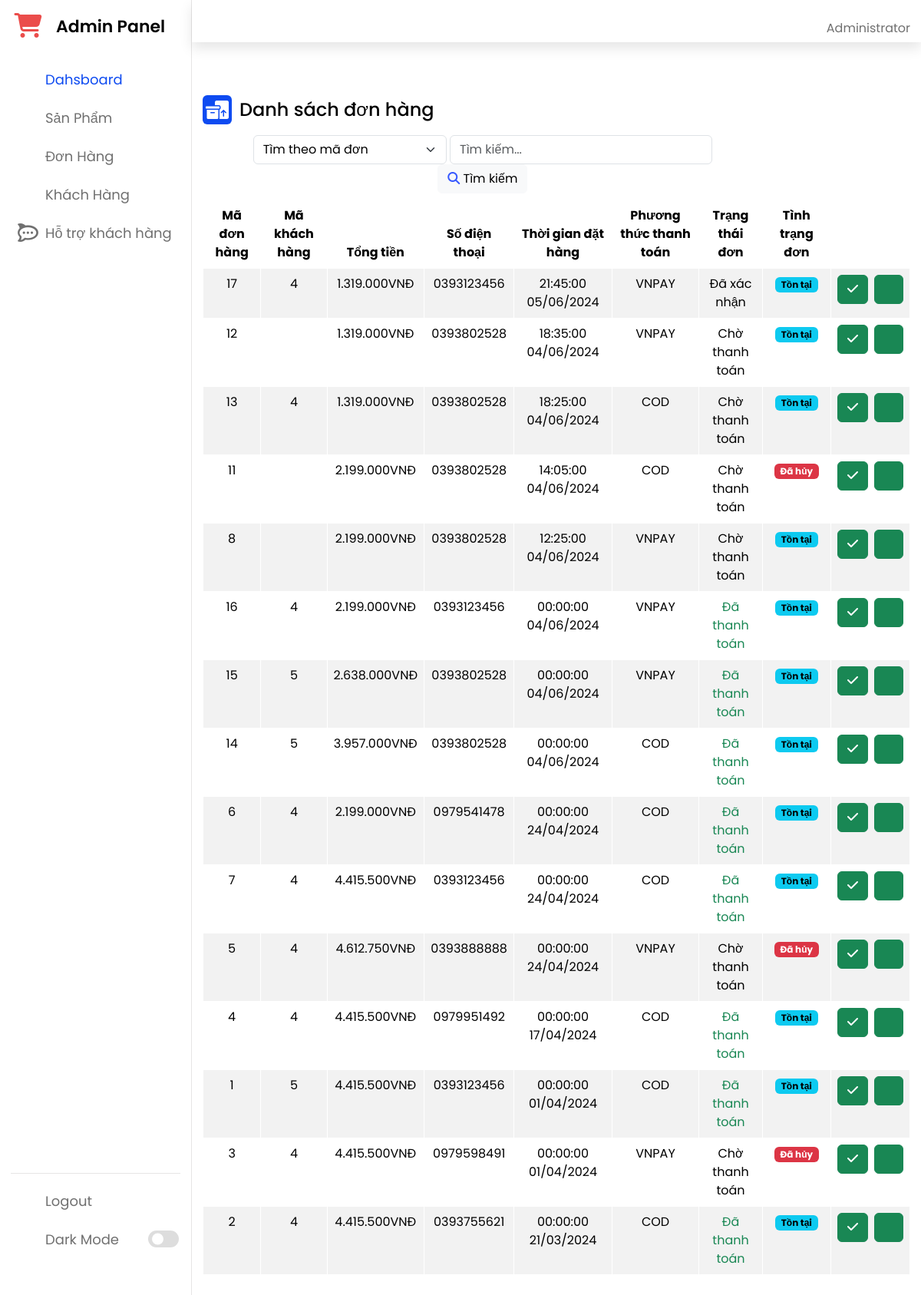
The page /admin/order-management.php (signed in) on the database its author committed.
### tables this page shows
CREATE TABLE `tbl_invoice` (
  `invoice_id` int NOT NULL,
  `customer_id` int DEFAULT NULL,
  `total` bigint NOT NULL,
  `date` datetime NOT NULL,
  `note` enum('Đã thanh toán','Chờ thanh toán','Đã xác nhận') NOT NULL,
  `address` varchar(200) NOT NULL,
  `phone` int NOT NULL,
  `payment_method` enum('COD','VNPAY') NOT NULL,
  `cancelled` enum('Yes','No') NOT NULL
);

### admin/order-management.php (the view, shortened to what this page needs)
<?php require_once('header.php');
?>
<div class="activity">
    <div class="title">
        <i class="fa-solid fa-boxes-packing" style="height: 38px;width: 38px;"></i>
        <span class="text">Danh sách đơn hàng</span>
    </div>
    <div class="activity-data">
        <table class="table table-bordered table-striped">
            <thead>
                <tr>
                    <td colspan="7">
                        <form action="" method="get">
                            <select class="form-select" name="type">
                                <option value="orderId">Tìm theo mã đơn</option>
                            </select>
                            <input class="form-control" type="text" placeholder="Tìm kiếm..." name="value" required>
                            <button class="btn btn-light" type="submit">
                                <i class="fa-solid fa-magnifying-glass" style="color: #3557ff;"></i>
                                Tìm kiếm
                            </button>
                        </form>
                    </td>
                </tr>
            </thead>
            <thead>
                <tr>
                    <th>Mã đơn hàng</th>
                    <th>Mã khách hàng</th>
                    <th>Tổng tiền</th>
                    <th>Số điện thoại</th>
                    <th>Thời gian đặt hàng</th>
                    <th>Phương thức thanh toán</th>
                    <th>Trạng thái đơn</th>
                    <th>Tình trạng đơn</th>
                    <th></th>
                </tr>
            </thead>
            <tbody>
                <?php
                $searchValue = isset($_GET['value']) ? $_GET['value'] : '';
                $query = "SELECT * FROM tbl_invoice";
                $query .= " ORDER BY date DESC;";
                $statement = $pdo->prepare($query);
                if (!empty($searchValue)) {
                    $statement->execute([$searchValue]);
                } else {
                    $statement->execute();
                }
                $orders = $statement->fetchAll();
                foreach ($orders as $order) {
                ?>
                    <tr>
                        <td><?php echo $order['invoice_id'] ?></td>
                        <td><?php echo $order['customer_id'] ?></td>
                        <td><?php echo number_format($order['total'], 0, ',', '.') ?>VNĐ</td>
                        <td>0<?php echo $order['phone'] ?></td>
                        <td><?php echo date("H:i:s d/m/Y", strtotime($order['date'])); ?></td>
                        <td><?php echo $order['payment_method'] ?></td>
                        <td>
                            <span class="<?php
                                            if ($order['note'] == "Đã thanh toán") {
                                                echo 'text-success';
                                            }
                                            ?>"><?php echo $order['note'] ?></span>
                        </td>
                        <td>
                            <?php
                            if ($order['cancelled'] == "Yes") {
                                echo '<span class="badge text-bg-danger">Đã hủy</span>';
                            } else {
                                echo '<span class="badge text-bg-info">Tồn tại</span>';
                            }
                            ?>
                        </td>
                        <td>
                            <div class="d-flex flex-row gap-2">
                                <a href="?accept_id=<?php echo $order['invoice_id'] ?>" class="btn btn-success">
                                    <i class="fa-solid fa-check"></i>
                                </a>
                                <button class="btn btn-success view-order" data-bs-toggle="modal" data-bs-target="#exampleModal" data-invoice-id="<?php echo $order['invoice_id']; ?>">
                                    <i class="fa-light fa-eye"></i>
                                </button>
                            </div>
                        </td>
                    </tr>
                <?php
                }
                ?>
            </tbody>
        </table>
    </div>
</div>
<?php require_once('footer.php'); ?>

### rows shown on the page
tbl_invoice: invoice_id "17", customer "4", total "1.319.000", phone "393123456", date "21:45:00 05/06/2024", payment_method "VNPAY", note "Đã xác nhận", cancelled "Tồn tại"
tbl_invoice: invoice_id "12", total "1.319.000", phone "393802528", date "18:35:00 04/06/2024", payment_method "VNPAY", note "Chờ thanh toán", cancelled "Tồn tại"
tbl_invoice: invoice_id "13", customer "4", total "1.319.000", phone "393802528", date "18:25:00 04/06/2024", payment_method "COD", note "Chờ thanh toán", cancelled "Tồn tại"
tbl_invoice: invoice_id "11", total "2.199.000", phone "393802528", date "14:05:00 04/06/2024", payment_method "COD", note "Chờ thanh toán", cancelled "Đã hủy"
tbl_invoice: invoice_id "8", total "2.199.000", phone "393802528", date "12:25:00 04/06/2024", payment_method "VNPAY", note "Chờ thanh toán", cancelled "Tồn tại"
tbl_invoice: invoice_id "16", customer "4", total "2.199.000", phone "393123456", date "00:00:00 04/06/2024", payment_method "VNPAY", note "Đã thanh toán", cancelled "Tồn tại"
tbl_invoice: invoice_id "15", customer "5", total "2.638.000", phone "393802528", date "00:00:00 04/06/2024", payment_method "VNPAY", note "Đã thanh toán", cancelled "Tồn tại"
tbl_invoice: invoice_id "14", customer "5", total "3.957.000", phone "393802528", date "00:00:00 04/06/2024", payment_method "COD", note "Đã thanh toán", cancelled "Tồn tại"
tbl_invoice: invoice_id "6", customer "4", total "2.199.000", phone "979541478", date "00:00:00 24/04/2024", payment_method "COD", note "Đã thanh toán", cancelled "Tồn tại"
tbl_invoice: invoice_id "7", customer "4", total "4.415.500", phone "393123456", date "00:00:00 24/04/2024", payment_method "COD", note "Đã thanh toán", cancelled "Tồn tại"
tbl_invoice: invoice_id "5", customer "4", total "4.612.750", phone "393888888", date "00:00:00 24/04/2024", payment_method "VNPAY", note "Chờ thanh toán", cancelled "Đã hủy"
tbl_invoice: invoice_id "4", customer "4", total "4.415.500", phone "979951492", date "00:00:00 17/04/2024", payment_method "COD", note "Đã thanh toán", cancelled "Tồn tại"
tbl_invoice: invoice_id "1", customer "5", total "4.415.500", phone "393123456", date "00:00:00 01/04/2024", payment_method "COD", note "Đã thanh toán", cancelled "Tồn tại"
tbl_invoice: invoice_id "3", customer "4", total "4.415.500", phone "979598491", date "00:00:00 01/04/2024", payment_method "VNPAY", note "Chờ thanh toán", cancelled "Đã hủy"
tbl_invoice: invoice_id "2", customer "4", total "4.415.500", phone "393755621", date "00:00:00 21/03/2024", payment_method "COD", note "Đã thanh toán", cancelled "Tồn tại"
